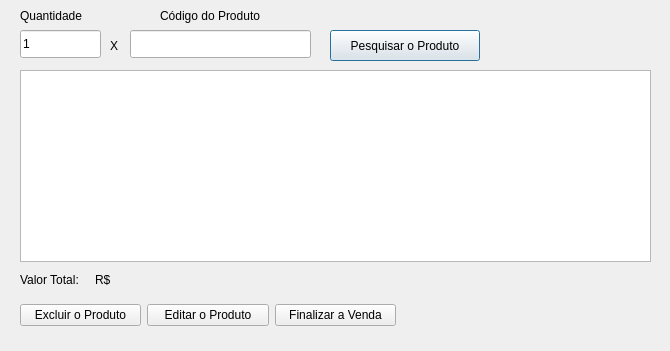
<?xml version="1.0" encoding="UTF-8"?>
<ui version="4.0">
 <class>fm_novavenda</class>
 <widget class="QDialog" name="fm_novavenda">
  <property name="geometry">
   <rect>
    <x>0</x>
    <y>0</y>
    <width>670</width>
    <height>351</height>
   </rect>
  </property>
  <property name="windowTitle">
   <string>Dialog</string>
  </property>
  <widget class="QLineEdit" name="txt_qtde">
   <property name="geometry">
    <rect>
     <x>20</x>
     <y>30</y>
     <width>81</width>
     <height>28</height>
    </rect>
   </property>
   <property name="text">
    <string>1</string>
   </property>
  </widget>
  <widget class="QLineEdit" name="txt_codproduto">
   <property name="geometry">
    <rect>
     <x>130</x>
     <y>30</y>
     <width>181</width>
     <height>28</height>
    </rect>
   </property>
  </widget>
  <widget class="QTableWidget" name="tw_listaprodutos">
   <property name="geometry">
    <rect>
     <x>20</x>
     <y>70</y>
     <width>631</width>
     <height>192</height>
    </rect>
   </property>
  </widget>
  <widget class="QLabel" name="label">
   <property name="geometry">
    <rect>
     <x>20</x>
     <y>0</y>
     <width>81</width>
     <height>31</height>
    </rect>
   </property>
   <property name="text">
    <string>Quantidade</string>
   </property>
  </widget>
  <widget class="QLabel" name="label_2">
   <property name="geometry">
    <rect>
     <x>110</x>
     <y>30</y>
     <width>31</width>
     <height>31</height>
    </rect>
   </property>
   <property name="text">
    <string>X</string>
   </property>
  </widget>
  <widget class="QLabel" name="label_3">
   <property name="geometry">
    <rect>
     <x>160</x>
     <y>0</y>
     <width>151</width>
     <height>31</height>
    </rect>
   </property>
   <property name="text">
    <string>Código do Produto</string>
   </property>
  </widget>
  <widget class="QLabel" name="label_4">
   <property name="geometry">
    <rect>
     <x>20</x>
     <y>270</y>
     <width>81</width>
     <height>20</height>
    </rect>
   </property>
   <property name="text">
    <string>Valor Total:</string>
   </property>
  </widget>
  <widget class="QLabel" name="lb_totalvenda">
   <property name="geometry">
    <rect>
     <x>95</x>
     <y>270</y>
     <width>111</width>
     <height>20</height>
    </rect>
   </property>
   <property name="text">
    <string>R$</string>
   </property>
  </widget>
  <widget class="QPushButton" name="pushButton">
   <property name="geometry">
    <rect>
     <x>330</x>
     <y>30</y>
     <width>150</width>
     <height>31</height>
    </rect>
   </property>
   <property name="text">
    <string>Pesquisar o Produto</string>
   </property>
  </widget>
  <widget class="QWidget" name="layoutWidget">
   <property name="geometry">
    <rect>
     <x>20</x>
     <y>300</y>
     <width>376</width>
     <height>31</height>
    </rect>
   </property>
   <layout class="QHBoxLayout" name="horizontalLayout">
    <item>
     <widget class="QPushButton" name="btn_excluirproduto">
      <property name="text">
       <string>Excluir o Produto</string>
      </property>
      <property name="autoDefault">
       <bool>false</bool>
      </property>
     </widget>
    </item>
    <item>
     <widget class="QPushButton" name="btn_editarproduto">
      <property name="text">
       <string>Editar o Produto</string>
      </property>
      <property name="autoDefault">
       <bool>false</bool>
      </property>
     </widget>
    </item>
    <item>
     <widget class="QPushButton" name="btn_finalizarvenda">
      <property name="text">
       <string>Finalizar a Venda</string>
      </property>
      <property name="autoDefault">
       <bool>false</bool>
      </property>
     </widget>
    </item>
   </layout>
  </widget>
 </widget>
 <resources/>
 <connections/>
</ui>
